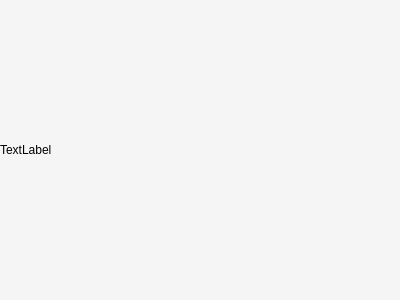
<?xml version="1.0" encoding="UTF-8"?>
<ui version="4.0">
 <class>HintBarClass</class>
 <widget class="QWidget" name="HintBarClass">
  <property name="geometry">
   <rect>
    <x>0</x>
    <y>0</y>
    <width>400</width>
    <height>300</height>
   </rect>
  </property>
  <property name="windowTitle">
   <string>Form</string>
  </property>
  <layout class="QHBoxLayout" name="horizontalLayout">
   <property name="spacing">
    <number>0</number>
   </property>
   <property name="margin">
    <number>0</number>
   </property>
   <item>
    <widget class="QLabel" name="hintLabel_">
     <property name="styleSheet">
      <string notr="true">QLabel{background:rgba(245, 245, 245, 255);}</string>
     </property>
     <property name="text">
      <string>TextLabel</string>
     </property>
    </widget>
   </item>
  </layout>
 </widget>
 <resources/>
 <connections/>
</ui>
